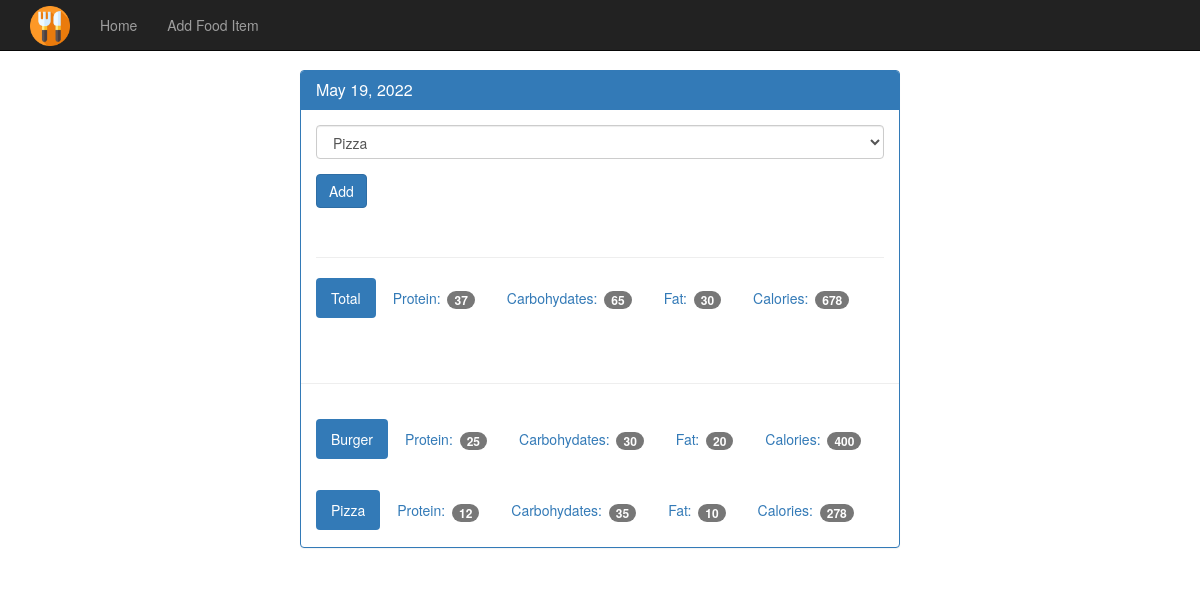
/view/20220519, run on the app's committed database.
### tables this page shows
CREATE TABLE food (
    id integer primary key autoincrement,
    name text not null,
    protein integer not null,
    carbohydrates integer not null,
    fat integer not null,
    calories integer not null
);

### app.py (the view)
@app.route('/view/<date>', methods=['GET', 'POST']) #date is going to be in the form 20170520
def view(date):
    db = get_db()
    cur = db.execute('select id, entry_date from log_date where entry_date = ?', [date])
    date_result = cur.fetchone()
    if request.method == 'POST':
        db.execute('insert into food_date (food_id, log_date_id) values (?, ?)', [request.form['food-select'], date_result['id']])
        db.commit()
    d = datetime.strptime(str(date_result['entry_date']), '%Y%m%d')
    pretty_date = datetime.strftime(d, '%B %d, %Y')
    food_cur = db.execute('select id, name from food')
    food_results = food_cur.fetchall()
    log_cur = db.execute('''select food.name, food.protein, food.carbohydrates, food.fat, food.calories
                            from log_date
                            join food_date on food_date.log_date_id = log_date.id
                            join food on food.id = food_date.food_id
                            where log_date.entry_date = ?''', [date])
    log_results = log_cur.fetchall()
    totals = {}
    totals['protein'] = 0
    totals['carbohydrates'] = 0
    totals['fat'] = 0
    totals['calories'] = 0
    for food in log_results:
        totals['protein'] += food['protein']
        totals['carbohydrates'] += food['carbohydrates']
        totals['fat'] += food['fat']
        totals['calories'] += food['calories']
    return render_template('day.html', entry_date=date_result['entry_date'], pretty_date=pretty_date, \
                           food_results=food_results, log_results=log_results, totals=totals)

### database.py (called while the page is built)
def connect_db():
    sql = sqlite3.connect('C:\\Users\\cw\\Documents\\Food Tracker\\food_log.db')
    sql.row_factory = sqlite3.Row
    return sql

def get_db():
    if not hasattr(g, 'sqlite_db'):
        g.sqlite_db = connect_db()
    return g.sqlite_db

### templates/day.html
{% extends "base.html" %}
{% block body %}
    <nav class="navbar navbar-inverse navbar-fixed-top">
      <div class="container">
        <div class="navbar-header">
          <a class="navbar-brand" href="{{ url_for('index') }}">
            <img src="{{ url_for('static', filename='eco-food.png') }}" alt="Food Tracker Logo" style="height: 40px;">
          </a>
        </div>
        <div id="navbar" class="navbar-collapse collapse">
          <ul class="nav navbar-nav">
            <li><a href="{{ url_for('index') }}">Home</a></li>
            <li><a href="{{ url_for('food') }}">Add Food Item</a></li>
          </ul>
        </div>
      </div>
    </nav>
    <div class="container theme-showcase col-sm-6 col-sm-offset-3" role="main">
      <div class="row">
        <div>
          <div class="panel panel-primary">
            <div class="panel-heading">
              <h3 class="panel-title">{{ pretty_date }}</h3>
            </div>
            <div class="panel-body">
              <form method="POST" action="{{ url_for('view', date=entry_date) }}">
                <div class="form-group">
                  <select class="form-control" name="food-select">
                    {% for food in food_results %}
                      <option value={{ food.id }}>{{ food.name }}</option>
                    {% endfor %}
                  </select>
                </div>
                <button type="submit" class="btn btn-primary">Add</button>
              </form>
              <div class="page-header"></div>
              <ul class="nav nav-pills" role="tablist">
                <li class="active"><a>Total</a></li>
                <li><a>Protein: <span class="badge">{{ totals.protein }}</span></a></li>
                <li><a>Carbohydates: <span class="badge">{{ totals.carbohydrates }}</span></a></li>
                <li><a>Fat: <span class="badge">{{ totals.fat }}</span></a></li>
                <li><a>Calories: <span class="badge">{{ totals.calories }}</span></a></li>
              </ul>
            </div>
            <div class="page-header"></div>
            {% for food in log_results %}
            <div class="panel-body">
              <ul class="nav nav-pills" role="tablist">
                <li class="active"><a>{{ food.name }}</a></li>
                <li><a>Protein: <span class="badge">{{ food.protein }}</span></a></li>
                <li><a>Carbohydates: <span class="badge">{{ food.carbohydrates }}</span></a></li>
                <li><a>Fat: <span class="badge">{{ food.fat }}</span></a></li>
                <li><a>Calories: <span class="badge">{{ food.calories }}</span></a></li>
              </ul>
            </div>
            {% endfor %}
          </div>
        </div>
      </div>
    </div>
{% endblock %}

### static/theme.css (style rules this page uses)
body { padding-top: 70px; padding-bottom: 30px; }
.navbar-brand img { display: inline-block; height: 45px; vertical-align: middle; position: relative; top: -9px; }

### data on the page
food: name "Burger", protein "25", carbohydrates "30", fat "20", calories "400"
food: name "Pizza", protein "12", carbohydrates "35", fat "10", calories "278"

### other printed values
{{ pretty_date }} "May 19, 2022"
{{ totals.protein }} "37"
{{ totals.carbohydrates }} "65"
{{ totals.fat }} "30"
{{ totals.calories }} "678"
form field food-select "Pizza"
